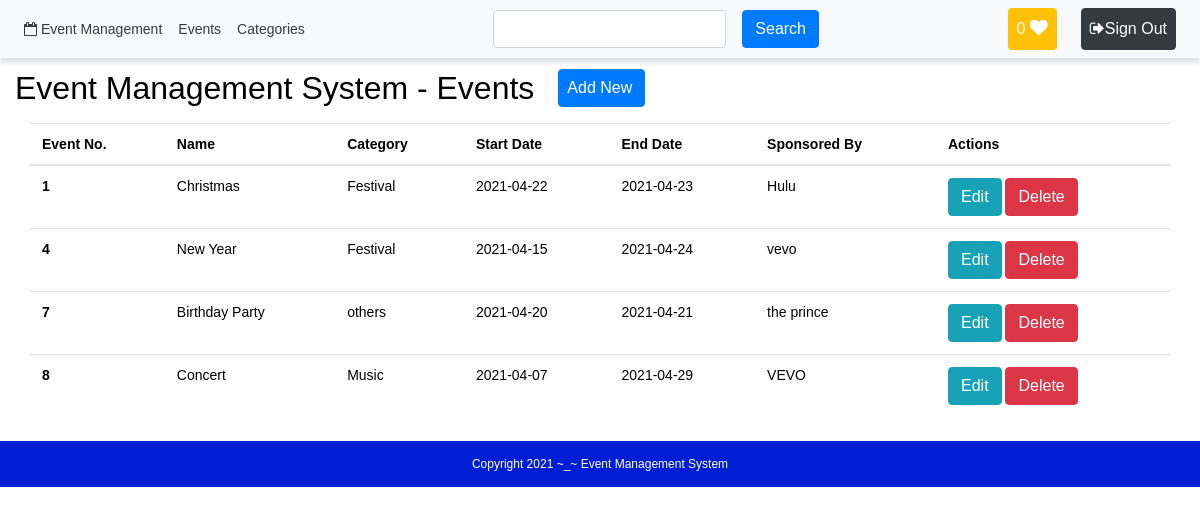
The app's page /components/event/view.php (signed in) with its own data.
### tables this page shows
CREATE TABLE IF NOT EXISTS `events` (
  `id` int(11) NOT NULL AUTO_INCREMENT,
  `name` varchar(255) NOT NULL,
  `description` varchar(255) NOT NULL,
  `category` varchar(155) NOT NULL,
  `start_date` date NOT NULL,
  `end_date` date NOT NULL,
  `sponsors` varchar(255) NOT NULL,
  PRIMARY KEY (`id`)
);

### components/event/view.php (the view, shortened to what this page needs)
<?php
$path = $_SERVER['DOCUMENT_ROOT'];
$path .= "/events/";
require_once($path . 'connect.php');
$ReadSql = "SELECT * FROM `events`";
$res = mysqli_query($connection, $ReadSql);
?>
<?php require($path . 'templates/header.php') ?>
<div class="container-fluid my-4">
	<div class="row my-2">
		<h2>Event Management System - Events</h2>
		<a href="add.php"><button type="button" class="btn btn-primary ml-4 pl-2">Add New</button></a>
	</div>
	<table class="table ">
		<thead>
			<tr>
				<th>Event No.</th>
				<th>Name</th>
				<th>Category</th>
				<th>Start Date</th>
				<th>End Date</th>
				<th>Sponsored By</th>
				<th>Actions</th>
			</tr>
		</thead>
		<tbody>
			<?php
			while ($r = mysqli_fetch_assoc($res)) {
			?>
				<tr>
					<th scope="row"><?php echo $r['id']; ?></th>
					<td><?php echo $r['name']; ?></td>
					<td><?php echo $r['category']; ?></td>
					<td><?php echo $r['start_date']; ?></td>
					<td><?php echo $r['end_date']; ?></td>
					<td><?php echo $r['sponsors']; ?></td>
					<td>
						<a href="update.php?id=<?php echo $r['id']; ?>"><button type="button" class="btn btn-info">Edit</button></a>
						<button type="button" class="btn btn-danger btn-xs" data-toggle="modal" data-target="#myModal<?php echo $r['id']; ?>">Delete</button>
					</td>
				</tr>
			<?php } ?>
		</tbody>
	</table>
</div>
<?php require($path . 'templates/footer.php') ?>

### css/style.css (style rules this page uses)
* { color: black; }
html, body { height: 100%; }

### templates/header.php (style rules this page uses)
body { font: 14px sans-serif; }

### records on screen
events: id "1", name "Christmas", category "Festival", start_date "2021-04-22", end_date "2021-04-23", sponsors "Hulu"
events: id "4", name "New Year", category "Festival", start_date "2021-04-15", end_date "2021-04-24", sponsors "vevo"
events: id "7", name "Birthday Party", category "others", start_date "2021-04-20", end_date "2021-04-21", sponsors "the prince"
events: id "8", name "Concert", category "Music", start_date "2021-04-07", end_date "2021-04-29", sponsors "VEVO"
